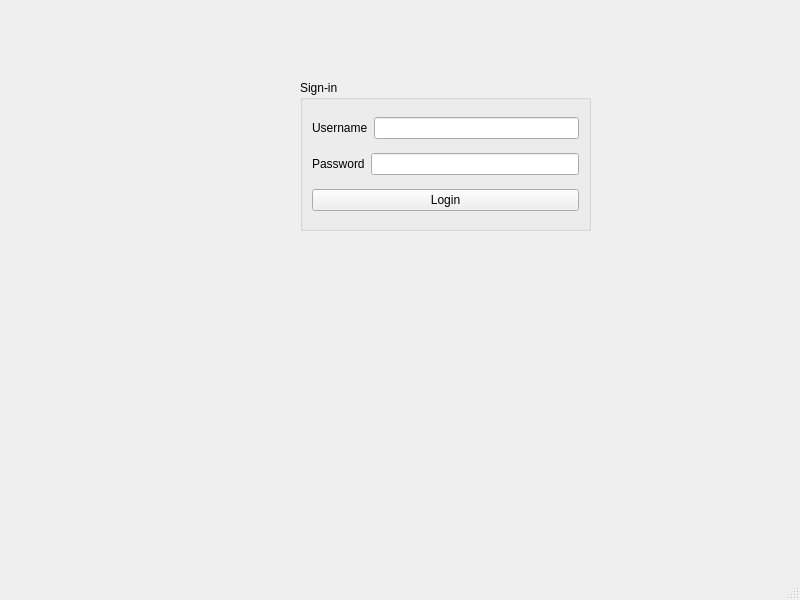
<?xml version="1.0" encoding="UTF-8"?>
<ui version="4.0">
 <class>MainWindow</class>
 <widget class="QMainWindow" name="MainWindow">
  <property name="geometry">
   <rect>
    <x>0</x>
    <y>0</y>
    <width>800</width>
    <height>600</height>
   </rect>
  </property>
  <property name="windowTitle">
   <string>MainWindow</string>
  </property>
  <widget class="QWidget" name="centralwidget">
   <widget class="QGroupBox" name="groupBox">
    <property name="geometry">
     <rect>
      <x>300</x>
      <y>80</y>
      <width>291</width>
      <height>151</height>
     </rect>
    </property>
    <property name="title">
     <string>Sign-in</string>
    </property>
    <layout class="QVBoxLayout" name="verticalLayout">
     <item>
      <layout class="QHBoxLayout" name="horizontalLayout">
       <item>
        <widget class="QLabel" name="label">
         <property name="text">
          <string>Username</string>
         </property>
        </widget>
       </item>
       <item>
        <widget class="QLineEdit" name="lineEdit_username"/>
       </item>
      </layout>
     </item>
     <item>
      <layout class="QHBoxLayout" name="horizontalLayout_2">
       <item>
        <widget class="QLabel" name="label_2">
         <property name="text">
          <string>Password</string>
         </property>
        </widget>
       </item>
       <item>
        <widget class="QLineEdit" name="lineEdit_password"/>
       </item>
      </layout>
     </item>
     <item>
      <widget class="QPushButton" name="pushButton">
       <property name="text">
        <string>Login</string>
       </property>
      </widget>
     </item>
    </layout>
   </widget>
   <widget class="QLabel" name="label_pic">
    <property name="geometry">
     <rect>
      <x>40</x>
      <y>80</y>
      <width>211</width>
      <height>181</height>
     </rect>
    </property>
    <property name="text">
     <string/>
    </property>
   </widget>
  </widget>
  <widget class="QMenuBar" name="menubar">
   <property name="geometry">
    <rect>
     <x>0</x>
     <y>0</y>
     <width>800</width>
     <height>21</height>
    </rect>
   </property>
  </widget>
  <widget class="QStatusBar" name="statusbar"/>
 </widget>
 <resources/>
 <connections/>
</ui>
